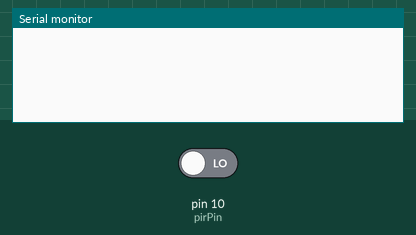
A sketch run on a simulated Arduino Uno, built with avr-gcc and run on an emulated ATmega328P. On the bench: the last lines printed to the serial monitor. The inputs (shaded band) are chosen by the test bench; at power-on: pin 10 (pirPin) LOW.

Above: at 1.2 s.
1.3 s: pin 10 (pirPin) driven HIGH
At 2.5 s:
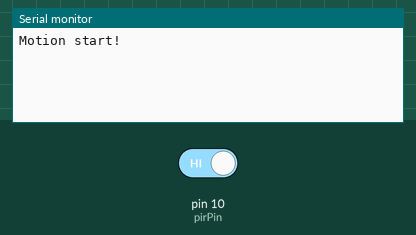
2.8 s: pin 10 (pirPin) driven LOW
At 3.7 s:
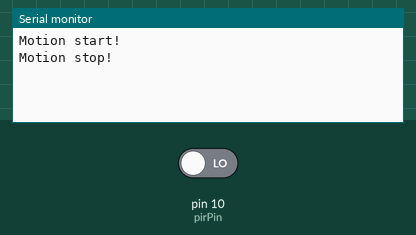

Measured:
- after the input at 1.3 s, the serial monitor: prints a new line at once (image 1)
- after the input at 2.8 s, the serial monitor: prints a new line at once (image 2)

The sketch:

IPR_Motion_Sensor.ino
```cpp
/*
* This is code for a PIR motion sensor with arduino.
* Note that it takes aprox 5 sec for the sensor to recognize there is no motion after it is enitaly detected
*
* refrence websites:
*
* Code:
*
* https://wokwi.com/projects/299284655047180808
*
* https://www.tinkercad.com/things/jLFSyDIIEpj-pir-motion-sensor-with-arduino-blocks (copy and change to text)
*
* Tutorials:
*
* https://lastminuteengineers.com/pir-sensor-arduino-tutorial/
*
* https://www.instructables.com/PIR-Motion-Sensor-Tutorial/
*/


int pirPin = 10;   // pin for the signal wire of the snsor
int pirState;  // if the sensor is curently detectin motion (so that it only prints when the state changes)


void setup() {

  Serial.begin(9600); // setup serial monitor

  pinMode(pirPin, INPUT); // setup sensor pin as an input

}

void loop() {
  if (digitalRead(pirPin) == HIGH) { // if motion is detected

    if (pirState == LOW){  // if there was just no motion

      pirState = HIGH; // set the variable to motion = true
      Serial.println("Motion start!"); // print motion start

    }

  } else { // if there is no motion

    if (pirState == HIGH) { // if there was just motion

    pirState = LOW; // set the variable to motion = false
    Serial.println("Motion stop!"); // print motion stop

    }
  }

}
```
